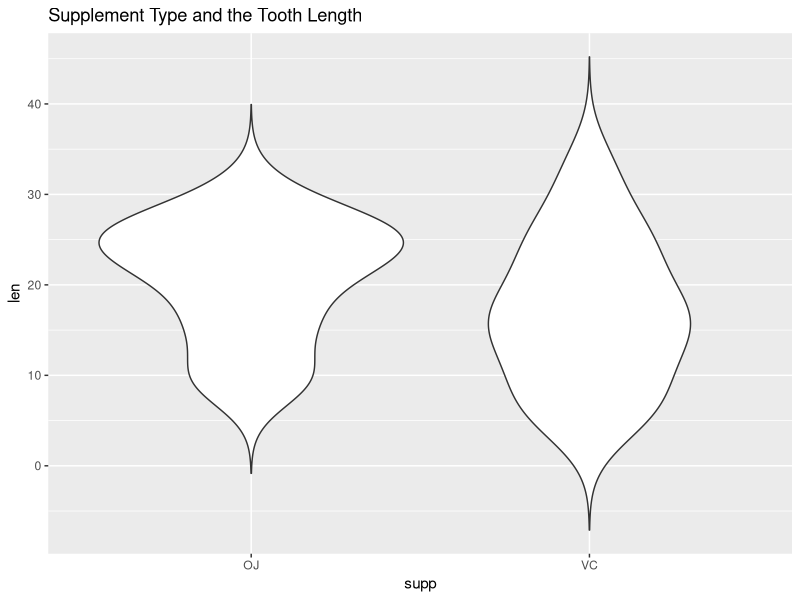
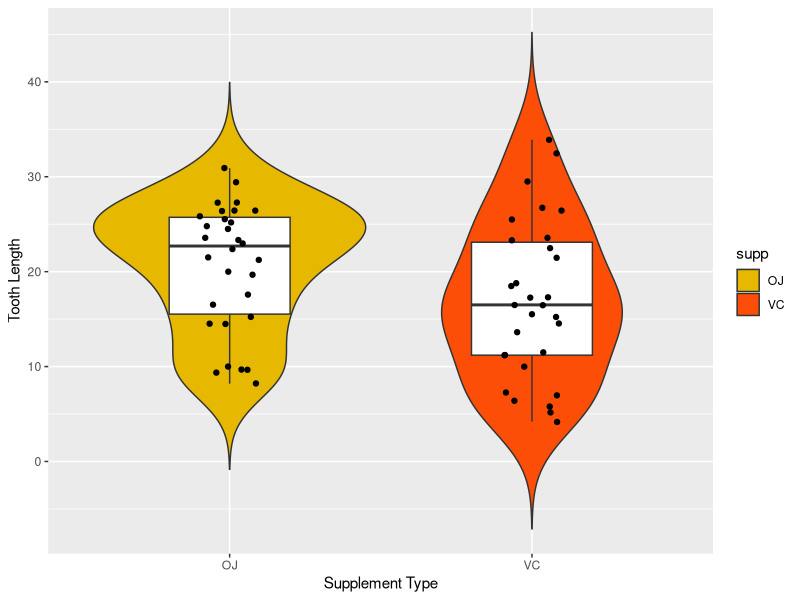
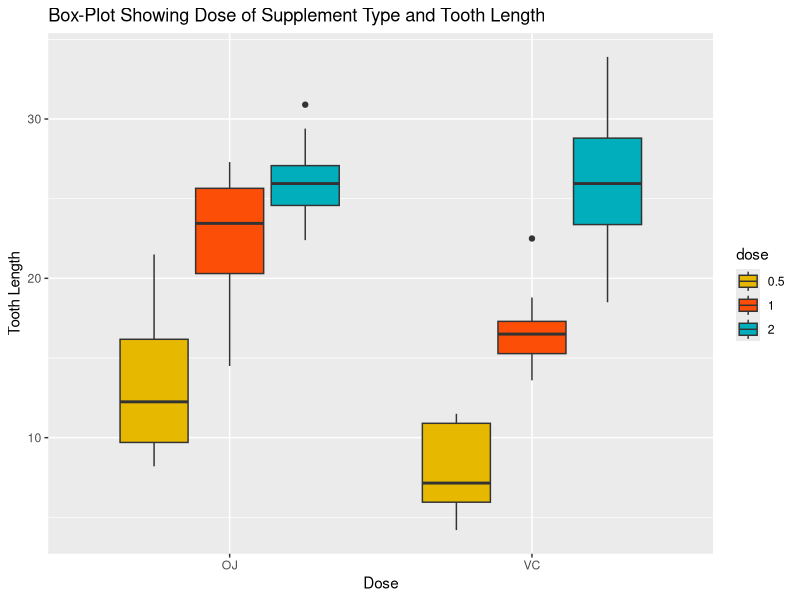

Here is the R script that generated these plots, in order:
#Part2_Basic Inferential Statistics
#A. Invoking Required Libraries
library(ggplot2)
library(dplyr)

#Invoking required datafile
data(ToothGrowth)

#1.	Basic Exploratory Data Analyses
#a. Quick Checking of Given Dataset
head(ToothGrowth)
#b. Checking the structure of the dataset
str(ToothGrowth)
#c. Summary of the Dataset
summary(ToothGrowth)

#2. Changing does as a factor 
ToothGrowth$dose<-as.factor(ToothGrowth$dose)
#a. Checking if that worked
head(ToothGrowth$dose)
#b. verifying the mean of the len variable by supply method
SupMean=split(ToothGrowth$len,ToothGrowth$supp)
sapply(SupMean,mean)
#c. Creating box plot of OJ and VC 
e<-ggplot(aes(x=supp,y=len),data=ToothGrowth)
#Experimenting the violin plot
e+ggtitle("Supplement Type and the Tooth Length")+
  geom_violin(trim=FALSE)+stat_summary(fun.data = "mean_sd1",fun.args=list(mult=1),
                                       geom="pointrange",color="black")
#Putting boxplot within the violin plot
e+geom_violin(aes(fill=supp),trim=FALSE)+
  geom_boxplot(width=0.4)+scale_fill_manual(values=c("#E7B800", "#FC4E07"))+ geom_jitter(width = 0.1)+xlab("Supplement Type")+ 
  ylab("Tooth Length")

#Checking the impact of Vitamin C on tooth length
Mean_dose=split(ToothGrowth$len,ToothGrowth$dose)
sapply(Mean_dose,mean)

#Plotting the findings
e+ggtitle("Box-Plot Showing Dose of Supplement Type and Tooth Length")+
  geom_boxplot(aes(fill=dose))+scale_fill_manual(values=c("#E7B800", 
              "#FC4E07","#00AFBB"))+xlab("Dose")+ylab("Tooth Length")

#Tooth Length and Delivery Method
ToothGrowth %>%
  group_by(supp,dose) %>%
  summarise(Q25th_len=quantile(len,0.25),
            Q50th_len=quantile(len,0.5),
            Q75th_len=quantile(len,0.75),
            average_lenth=mean(len),
            SD_len=sd(len))->newtable
newtable

#Calculating ttest to study the relationship between tooth length, supplement type, and dose
test=list()
dose=c(0.5,1,2)
for(m in dose){
  Moj=ToothGrowth$len[ToothGrowth$dose==m & ToothGrowth$supp=="OJ"]
  Mvc=ToothGrowth$len[ToothGrowth$dose==m & ToothGrowth$supp=="VC"]
  t<-t.test(Moj,Mvc)
  id<-paste0("OJ","-","VC",",",m)
  test<-rbind(test,list(id=id,p.value=t$p.value,CI.LOW=t$conf.int[1],
                          CI.HIGH=t$conf.int[2]))
}
test
